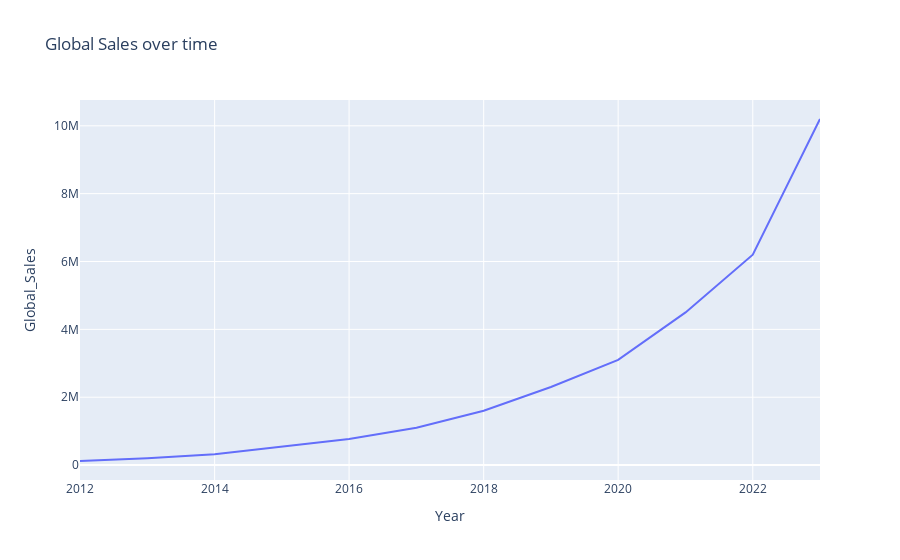

Notebook cell for this chart:
### Code cell
import numpy as np
import pandas as pd
import matplotlib.pyplot as plt
import seaborn as sns
import plotly.express as px

from sklearn.linear_model import LinearRegression
from sklearn.model_selection import train_test_split
from sklearn.metrics import mean_squared_error,mean_absolute_error,r2_score

#load dataset
ev_sales_df=pd.read_csv("IEA_Global_EV_Data_2024.csv")

print(ev_sales_df.head())
print(ev_sales_df.isnull().sum())
ev_sales_df.fillna(method='ffill',inplace=True)

#converting year column to get time
ev_sales_df['Year']=pd.to_datetime(ev_sales_df['Year'],format='%Y')

#Set year as the index
ev_sales_df.set_index('Year',inplace=True)

#Visualization
plt.figure(figsize=(10, 5))
plt.plot(ev_sales_df,marker='o')
plt.title("lobal EV sales overtime ")
plt.xlabel("year")
plt.ylabel("No of EV sold")
plt.legend()
plt.grid(True)
plt.show()

fig=px.line(ev_sales_df,x=ev_sales_df.index,y='Global_Sales',title='Global Sales over time')
fig.show()

#prepare data for modeling
ev_sales_df['Year_Num'] = ev_sales_df.index.year
X = ev_sales_df[['Year_Num']]
y = ev_sales_df['Global_Sales']

#train test data
X_train, X_test, y_train, y_test = train_test_split(X, y, test_size=0.2,random_state=42, shuffle=False)

#train the model
model = LinearRegression()
model.fit(X_train, y_train)

#predict on the test set
y_pred = model.predict(X_test)

#evluate the model
print("Mean Squared Error:", mean_squared_error(y_test, y_pred))
print("Mean Absolute Error:", mean_absolute_error(y_test, y_pred))
print("R2 Score:", r2_score(y_test, y_pred))

#plot actual vs predicted value
plt.figure(figsize=(10, 5))
plt.plot(X_test['Year_Num'], y_test, marker='o', label='Actual')
plt.plot(X_test['Year_Num'], y_pred, marker='x', label='Predicted')
plt.title("Actual vs Predicted Global EV Sales")
plt.xlabel("Year")
plt.ylabel("Number of EVs Sold")
plt.legend()
plt.grid(True)
plt.show()

#predict the future sales for next 5 years
last_year = ev_sales_df['Year_Num'].max()
future_years = pd.DataFrame({'Year_Num': np.arange(last_year + 1, last_year + 6)})
future_predictions = model.predict(future_years)

print("\nPredicted Global EV Sales for the Next 5 Years:\n")
for year, sales in zip(future_years['Year_Num'], future_predictions):
    print(f"{year}: {sales:,.0f} EVs")

#Create DataFrame for future predictions
future_df = pd.DataFrame({
    'Year_Num': future_years['Year_Num'],
    'Global_Sales': future_predictions
})
future_df['Year'] = pd.to_datetime(future_df['Year_Num'], format='%Y')
future_df.set_index('Year', inplace=True)

#combine the future predictions with existing predictions
combined_df = pd.concat([ev_sales_df[['Global_Sales']], future_df[['Global_Sales']]])

#plot future predictions
plt.figure(figsize=(10, 5))
plt.plot(combined_df.index, combined_df['Global_Sales'], marker='o', label='EV Sales')
plt.axvline(x=ev_sales_df.index.max(), color='gray', linestyle='--', label='Forecast Start')
plt.title("Global EV Sales with 5-Year Forecast")
plt.xlabel("Year")
plt.ylabel("Number of EVs Sold")
plt.legend()
plt.grid(True)
plt.show()

### Figure 1 — Plotly figure (JSON) as saved in the notebook; plotly's stock layout.template omitted (floating-point values rounded to 4 significant figures)
{"data": [{"hovertemplate": "Year=%{x}<br>Global_Sales=%{y}<extra></extra>", "legendgroup": "", "line": {"color": "#636efa", "dash": "solid"}, "marker": {"symbol": "circle"}, "mode": "lines", "name": "", "orientation": "v", "showlegend": false, "type": "scatter", "x": ["2012-01-01T00:00:00.000000000", "2013-01-01T00:00:00.000000000", "2014-01-01T00:00:00.000000000", "2015-01-01T00:00:00.000000000", "2016-01-01T00:00:00.000000000", "2017-01-01T00:00:00.000000000", "2018-01-01T00:00:00.000000000", "2019-01-01T00:00:00.000000000", "2020-01-01T00:00:00.000000000", "2021-01-01T00:00:00.000000000", "2022-01-01T00:00:00.000000000", "2023-01-01T00:00:00.000000000"], "xaxis": "x", "y": [120000, 200000, 320000, 550000, 770000, 1100000, 1600000, 2300000, 3100000, 4500000, 6200000, 10200000], "yaxis": "y"}], "layout": {"legend": {"tracegroupgap": 0}, "title": {"text": "Global Sales over time"}, "xaxis": {"anchor": "y", "domain": [0, 1], "title": {"text": "Year"}}, "yaxis": {"anchor": "x", "domain": [0, 1], "title": {"text": "Global_Sales"}}}}
